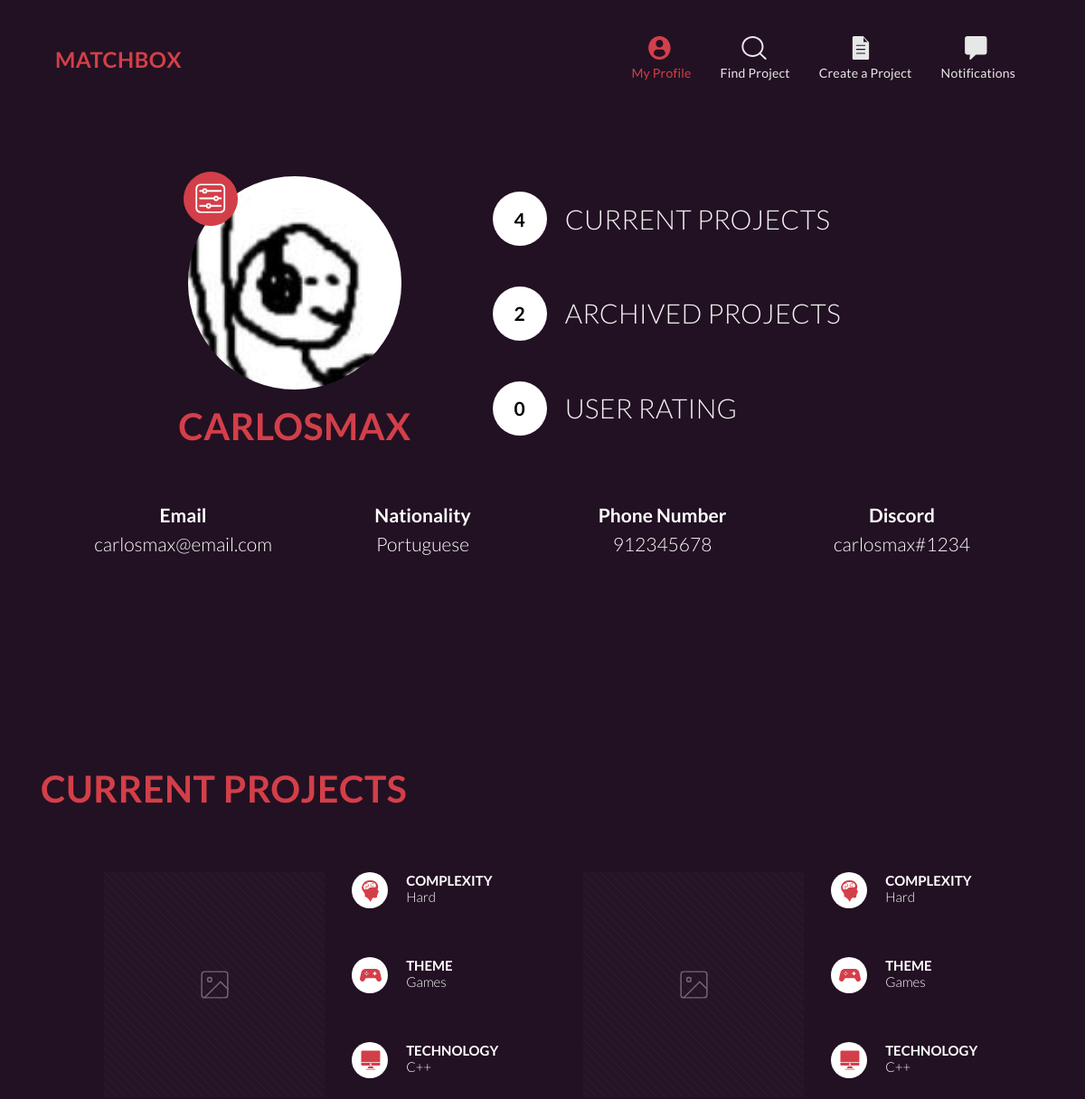
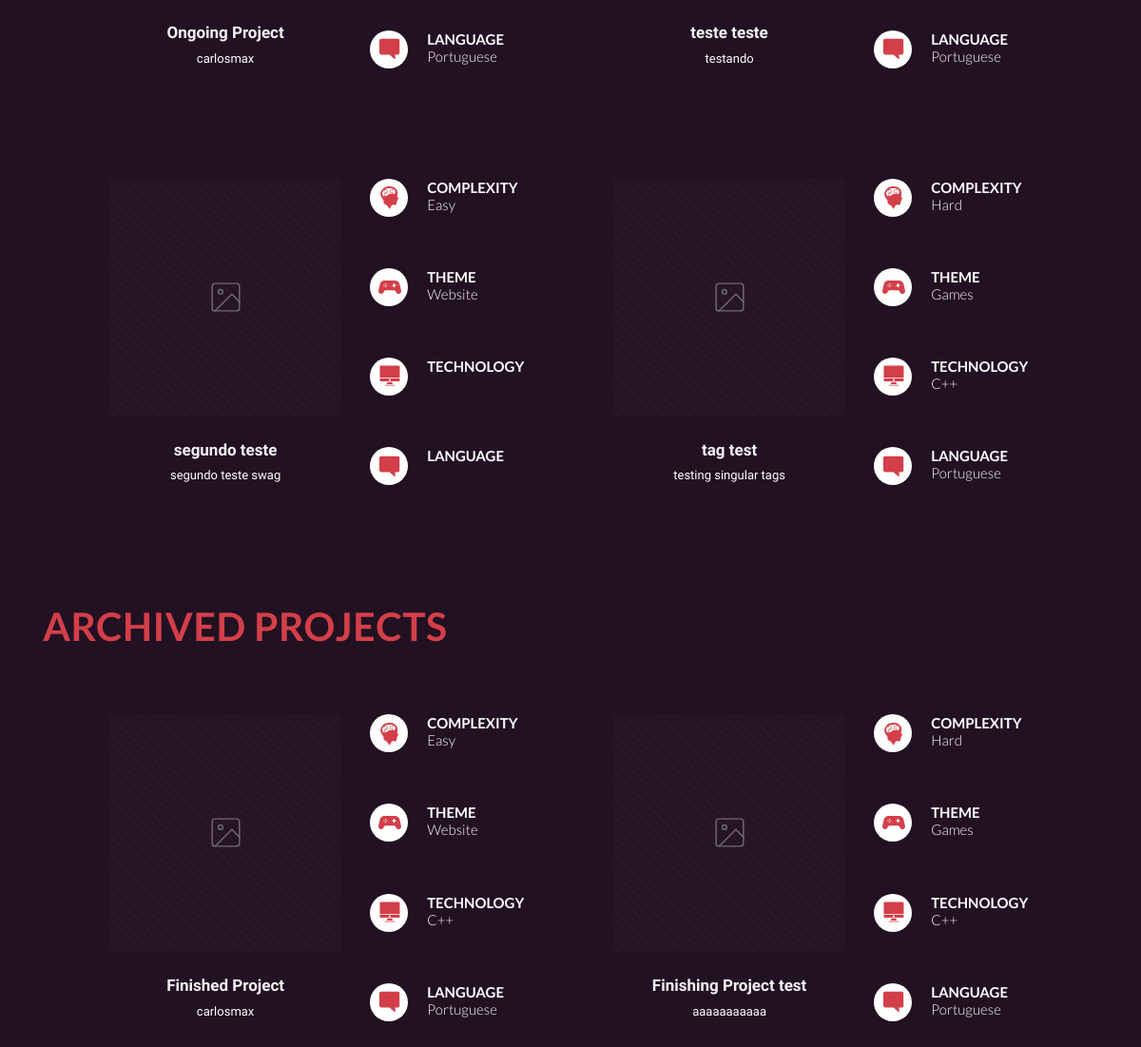
Page /user/carlosmax/ on the committed database (2 pictures, top to bottom).
### matchcore/models.py (models this page shows, shortened)
class Person(models.Model):
    user = models.OneToOneField(User, on_delete=models.CASCADE)
    img = models.ImageField(upload_to='images/users', default='')
    nationality = models.CharField(max_length=20, default='Unknown')
    phone = models.CharField(max_length=10, default='None')
    discord = models.CharField(max_length=30, default='None')
    tags = models.ManyToManyField(UserTag)

class Project(models.Model):
    STATE = [
        ('O', 'Ongoing'),
        ('A', 'Archived'),
    ]
    title = models.CharField(max_length=50)
    small_description = models.CharField(max_length=100)
    big_description = models.CharField(max_length=1000)
    img = models.ImageField(upload_to='images/projects', default='')
    state = models.CharField(max_length=1, choices=STATE)
    tags = models.ManyToManyField(ProjectTag)
    participants = models.ManyToManyField(Person, through='ProjectParticipation')

class ProjectTag(models.Model):
    ARCHETYPE = [
        ('C', 'Complexity'),
        ('T', 'Theme'),
        ('D', 'Technology'),
        ('L', 'Language'),
    ]
    name = models.CharField(max_length=10)
    archetype = models.CharField(max_length=1, choices=ARCHETYPE, default='C')

### matchcore/views.py (the view)
# urls.py: path('user/<str:username>/', views.user_page),
def user_page(request, username):
    user = User.objects.get(username=username)
    project_participations = user.person.project_participations.all()
    projects = [p.project for p in project_participations]
    current_projects = []
    archived_projects = []
    for p in projects:
        if p.state == 'O':
            current_projects.append(p)
        else:
            archived_projects.append(p)
    score = 0
    score_amount = 0
    for p in project_participations:
        if p.project.state == 'A' and p.owner==False:
            score += p.contribution
            score_amount = score_amount+1
    if score_amount > 0:
        score = score/score_amount
    context = {
        'user': user,
        'current_projects': current_projects,
        'archived_projects': archived_projects,
        'score': score,
    }
    return render(request, 'matchcore/user_page.html', context)

### matchcore/templates/matchcore/user_page.html
{% extends "matchcore/layout_nav.html" %}
{% load static %}
{% block main %}
<div class="container user-info">
	<div class="h-100 d-flex flex-column justify-content-center">
		<div class="row user-main-info">
			<div class="col-5 text-center">
				<div class="user-picture-container embed-responsive embed-responsive-1by1">
					<img class="user-picture embed-responsive-item" src="{{user.person.img.url}}">
					<button class="edit-button btn btn-primary">
						<img src="{% static 'matchcore/images/settings.svg' %}">
					</button>
				</div>
				<h1>{{user.username}}</h1>
			</div>
			<div class="col user-stats ml-2">
				<div class="stats-item">
					<div class="stats-circle">{{current_projects|length}}</div>
					<div class="stats-desc">Current projects</div>
				</div>
				<div class="stats-item">
					<div class="stats-circle">{{archived_projects|length}}</div>
					<div class="stats-desc">Archived projects</div>
				</div>
				<div class="stats-item">
					<div class="stats-circle">{{score}}</div>
					<div class="stats-desc">User rating</div>
				</div>
			</div>
		</div>
		<div class="row user-contact text-center">
			<div class="col"><span class="contact-header">Email</span>{{user.email}}</div>
			<div class="col"><span class="contact-header">Nationality</span>{{user.person.nationality}}</div>
			<div class="col"><span class="contact-header">Phone Number</span>{{user.person.phone}}</div>
			<div class="col"><span class="contact-header">Discord</span>{{user.person.discord}}</div>
		</div>
	</div>
</div>
<div class="container mt-5 mb-5">
	<h1>Current projects</h1>
	<div class="row project-list">
		{% for p in current_projects %}
			<div class="col-6 project-item">
				<div class="row">
					<div class="col-7 text-center">
						<img class="project-picture img-fluid" src="{% static 'matchcore/images/projects/placeholder.svg' %}">
						<div class="mt-4 px-2">
							<span class="project-title mb-1">{{p.title}}</span>
							<p class="project-short-desc">{{p.small_description}}</p>
						</div>
					</div>
					<div class="col project-tags">
						<div class="tags-item">
							<div class="tags-circle"><img src="{% static 'matchcore/images/projects/tag-complexity.svg' %}"></div>
							<div class="tags-desc"><span class="tags-name">Complexity</span>
								{% for t in p.tags.all %}
									{% if t.archetype == 'C' %}
										{{t.name}}
									{% endif %}
								{% endfor %}
							</div>
						</div>
						<div class="tags-item">
							<div class="tags-circle"><img src="{% static 'matchcore/images/projects/tag-theme.svg' %}"></div>
							<div class="tags-desc"><span class="tags-name">Theme</span>
								{% for t in p.tags.all %}
									{% if t.archetype == 'T' %}
										{{t.name}}
									{% endif %}
								{% endfor %}
							</div>
						</div>
						<div class="tags-item">
							<div class="tags-circle"><img src="{% static 'matchcore/images/projects/tag-technology.svg' %}"></div>
							<div class="tags-desc"><span class="tags-name">Technology</span>
								{% for t in p.tags.all %}
									{% if t.archetype == 'D' %}
										{{t.name}}
									{% endif %}
								{% endfor %}
							</div>
						</div>
						<div class="tags-item">
							<div class="tags-circle"><img src="{% static 'matchcore/images/projects/tag-language.svg' %}"></div>
							<div class="tags-desc"><span class="tags-name">Language</span>
								{% for t in p.tags.all %}
									{% if t.archetype == 'L' %}
										{{t.name}}
									{% endif %}
								{% endfor %}
							</div>
						</div>
					</div>
				</div>
			</div>
		{% endfor %}
	</div>
</div>
<div class="container mt-5">
	<h1>Archived projects</h1>
	<div class="row project-list">
		{% for p in archived_projects %}
			<div class="col-6 project-item">
				<div class="row">
					<div class="col-7 text-center">
						<img class="project-picture img-fluid" src="{% static 'matchcore/images/projects/placeholder.svg' %}">
						<div class="mt-4 px-2">
							<span class="project-title mb-1">{{p.title}}</span>
							<p class="project-short-desc">{{p.small_description}}</p>
						</div>
					</div>
					<div class="col project-tags">
						<div class="tags-item">
							<div class="tags-circle"><img src="{% static 'matchcore/images/projects/tag-complexity.svg' %}"></div>
							<div class="tags-desc"><span class="tags-name">Complexity</span>
								{% for t in p.tags.all %}
									{% if t.archetype == 'C' %}
										{{t.name}}
									{% endif %}
								{% endfor %}
							</div>
						</div>
						<div class="tags-item">
							<div class="tags-circle"><img src="{% static 'matchcore/images/projects/tag-theme.svg' %}"></div>
							<div class="tags-desc"><span class="tags-name">Theme</span>
								{% for t in p.tags.all %}
									{% if t.archetype == 'T' %}
										{{t.name}}
									{% endif %}
								{% endfor %}
							</div>
						</div>
						<div class="tags-item">
							<div class="tags-circle"><img src="{% static 'matchcore/images/projects/tag-technology.svg' %}"></div>
							<div class="tags-desc"><span class="tags-name">Technology</span>
								{% for t in p.tags.all %}
									{% if t.archetype == 'D' %}
										{{t.name}}
									{% endif %}
								{% endfor %}
							</div>
						</div>
						<div class="tags-item">
							<div class="tags-circle"><img src="{% static 'matchcore/images/projects/tag-language.svg' %}"></div>
							<div class="tags-desc"><span class="tags-name">Language</span>
								{% for t in p.tags.all %}
									{% if t.archetype == 'L' %}
										{{t.name}}
									{% endif %}
								{% endfor %}
							</div>
						</div>
					</div>
				</div>
			</div>
		{% endfor %}
	</div>
</div>
{% endblock %}

### rows in the picture
Project: title "Ongoing Project", small_description "carlosmax"
ProjectTag: name "Hard"
ProjectTag: name "Games"
ProjectTag: name "C++"
ProjectTag: name "Portuguese"
Project: title "teste teste", small_description "testando"
Project: title "segundo teste", small_description "segundo teste swag"
ProjectTag: name "Easy"
ProjectTag: name "Website"
Project: title "tag test", small_description "testing singular tags"
Project: title "Finished Project", small_description "carlosmax"
Project: title "Finishing Project test", small_description "aaaaaaaaaaa"

### other values in the picture
{{ user.username }} "CARLOSMAX"
{{ current_projects|length }} "4"
{{ archived_projects|length }} "2"
{{ score }} "0"
{{ user.email }} "carlosmax@email.com"
{{ user.person.nationality }} "Portuguese"
{{ user.person.phone }} "912345678"
{{ user.person.discord }} "carlosmax#1234"
